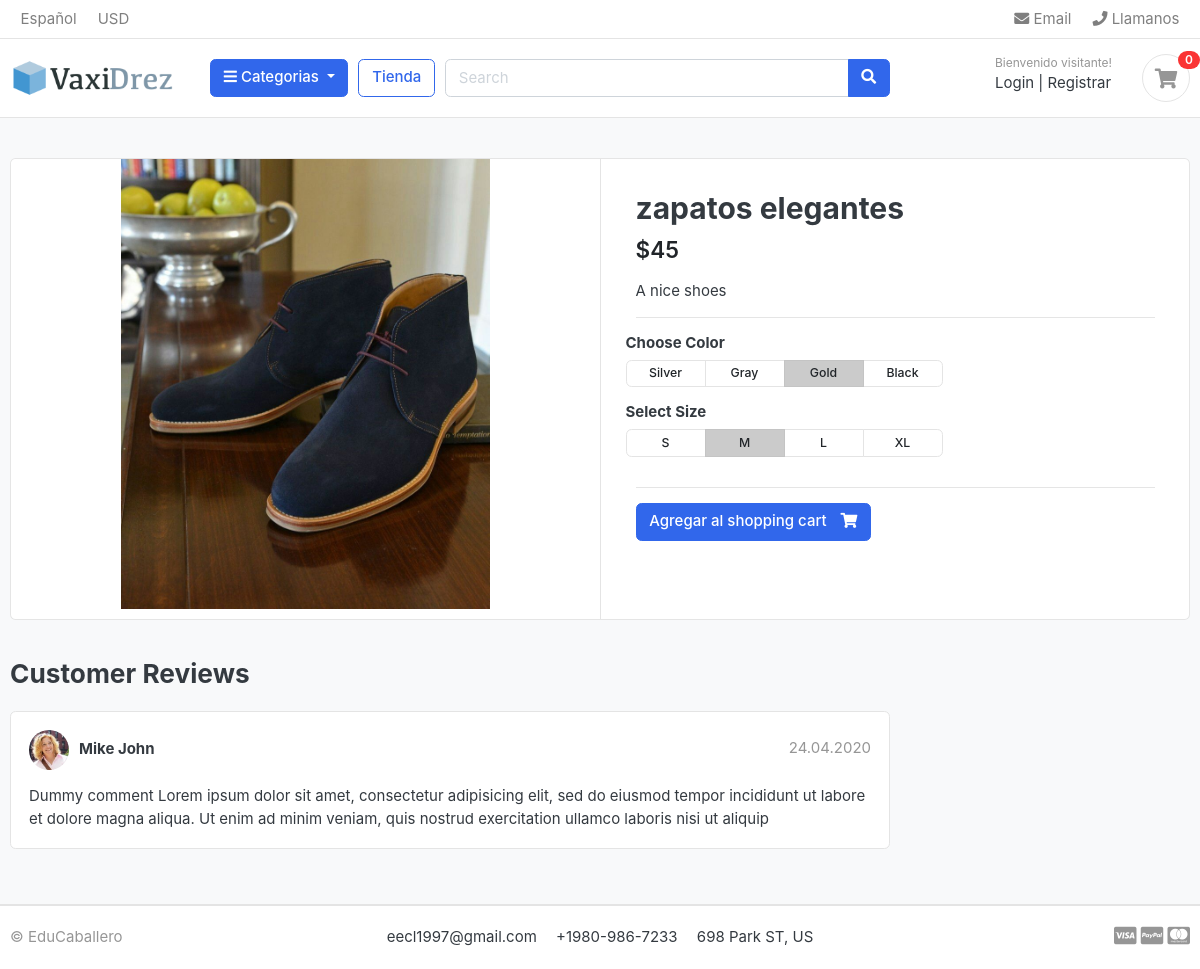
The page /store/zapatos/zapatos-elegantes/ on the database its author committed.
### store/models.py (models this page shows, shortened)
class Product(models.Model):
    product_name = models.CharField(max_length=200, unique = True)
    slug = models.CharField(max_length=200, unique = True)
    description = models.TextField(max_length=500, blank=True)
    price = models.IntegerField()
    image = models.ImageField( upload_to= 'photos/products')
    stock = models.IntegerField()
    is_available = models.BooleanField(default=True)
    category = models.ForeignKey(Category, on_delete = models.CASCADE)
    created_date = models.DateTimeField(auto_now_add=True)
    modified_date = models.DateTimeField(auto_now_add=True)

### store/views.py (the view)
# urls.py: path('<slug:category_slug>/<slug:product_slug>/',views.product_detail,name='product_detail'),
def product_detail(request, category_slug, product_slug):
    try:
        single_product=Product.objects.get(category__slug=category_slug,slug=product_slug)
    except Exception as e:
        raise e
    context = {
        'single_product': single_product,
    }
    return render (request, 'store/product_detail.html',context)

### category/context_processors.py (called while the page is built)
def menu_links(request):
    links = Category.objects.all()
    return dict(links=links)

### category/models.py (called while the page is built)
    def get_url(self):
        return reverse('product_by_category', args=[self.slug])

### templates/store/product_detail.html
{% extends "factorization.html" %}
{%block content%}
<section class="section-content padding-y bg">
    <div class="container">
    <div class="card">
        <div class="row no-gutters">
            <aside class="col-md-6">
    <article class="gallery-wrap">
        <div class="img-big-wrap">
           <a href="#"><img src="{{single_product.image.url}}"></a>
        </div>
    </article>
            </aside>
            <main class="col-md-6 border-left">
    <article class="content-body">
    <h2 class="title">{{single_product.product_name}}</h2>
    <div class="mb-3">
        <var class="price h4">${{single_product.price}}</var>
    </div>
    <p>{{single_product.description}}<p>
    <hr>
        <div class="row">
            <div class="item-option-select">
                <h6>Choose Color</h6>
                <div class="btn-group btn-group-sm btn-group-toggle" data-toggle="buttons">
                  <label class="btn btn-light">
                    <input type="radio" name="radio_color"> Silver
                  </label>
                  <label class="btn btn-light">
                    <input type="radio" name="radio_color" > Gray
                  </label>
                  <label class="btn btn-light active">
                    <input type="radio" name="radio_color checked"> Gold
                  </label>
                  <label class="btn btn-light">
                    <input type="radio" name="radio_color"> Black
                  </label>
                </div>
            </div>
        </div>
        <div class="row">
            <div class="item-option-select">
                <h6>Select Size</h6>
                <div class="btn-group btn-group-sm btn-group-toggle" data-toggle="buttons">
                  <label class="btn btn-light">
                    <input type="radio" name="radio_color"> S
                  </label>
                  <label class="btn btn-light active">
                    <input type="radio" name="radio_color" checked> M
                  </label>
                  <label class="btn btn-light">
                    <input type="radio" name="radio_color"> L
                  </label>
                  <label class="btn btn-light">
                    <input type="radio" name="radio_color"> XL
                  </label>
                </div>
            </div>
        </div>
        <hr>
        {% if single_product.stock <= 0 %}
        <h5>Producto fuera de stock</h5>
        {% else %}
        <a href="{% url 'add_cart' single_product.id %}" class="btn  btn-primary"> <span class="text">Agregar al shopping cart</span> <i class="fas fa-shopping-cart"></i>  </a>
        {% endif %}
      </article>
            </main>
        </div>
    </div>
    <br>
    <div class="row">
                <div class="col-md-9">
        <header class="section-heading">
            <h3>Customer Reviews </h3>
        </header>
        <article class="box mb-3">
            <div class="icontext w-100">
                <img src="./images/avatars/avatar1.jpg" class="img-xs icon rounded-circle">
                <div class="text">
                    <span class="date text-muted float-md-right">24.04.2020 </span>
                    <h6 class="mb-1">Mike John </h6>
                </div>
            </div>
            <div class="mt-3">
                <p>
                    Dummy comment Lorem ipsum dolor sit amet, consectetur adipisicing elit, sed do eiusmod
                    tempor incididunt ut labore et dolore magna aliqua. Ut enim ad minim veniam,
                    quis nostrud exercitation ullamco laboris nisi ut aliquip
                </p>
            </div>
        </article>
        </div>
    </div>
    </div>
    </section>
{% endblock %}

### static/css/ui.css (style rules this page uses)
html { font-family: "Inter", sans-serif; font-size: 15px; }
.content-body { flex: 1 1 auto; padding: 2rem 2.3rem; }
.img-xs, .img-sm, .img-md, .img-lg { -o-object-fit: cover; object-fit: cover; flex-shrink: 0; flex-grow: 0; }
.img-xs { width: 40px; height: 40px; }
.padding-y { padding-top: 40px; padding-bottom: 40px; }
var { font-style: normal; }
article:after, .form-group:after { display: block; clear: both; content: ""; }
.bg { background-color: #f8f9fa; }
.section-heading { margin-bottom: 20px; margin-top: 15px; }
p:last-child { margin-bottom: 0; }
.btn-light { background-color: #fff; border-color: #e4e4e4; }
.btn .text + i { margin-left: 10px; }
.icontext { display: inline-flex; align-items: center; vertical-align: middle; }
.icontext .text { width: 100%; line-height: 1.2; }
.icontext .icon { position: relative; margin-right: 10px; flex-shrink: 0; flex-grow: 0; }
.price { font-weight: 600; color: #212529; }
.box { padding: 18px; background: #fff; border-radius: 0.37rem; border: 1px solid #e4e4e4; }
.box img { max-width: 100%; }
.gallery-wrap .img-big-wrap { margin-bottom: 10px; border-radius: 0.37rem; overflow: hidden; background-color: #fff; }
.gallery-wrap .img-big-wrap a { text-align: center; display: block; }
.gallery-wrap .img-big-wrap img { height: 450px; width: auto; display: inline-block; }
.item-option-select { margin-bottom: 1rem; display: inline-block; margin-right: 15px; }
.item-option-select .btn { min-width: 80px; }

### rows shown on the page
Product: image (picture), product_name "zapatos elegantes", price "45", description "A nice shoes"
